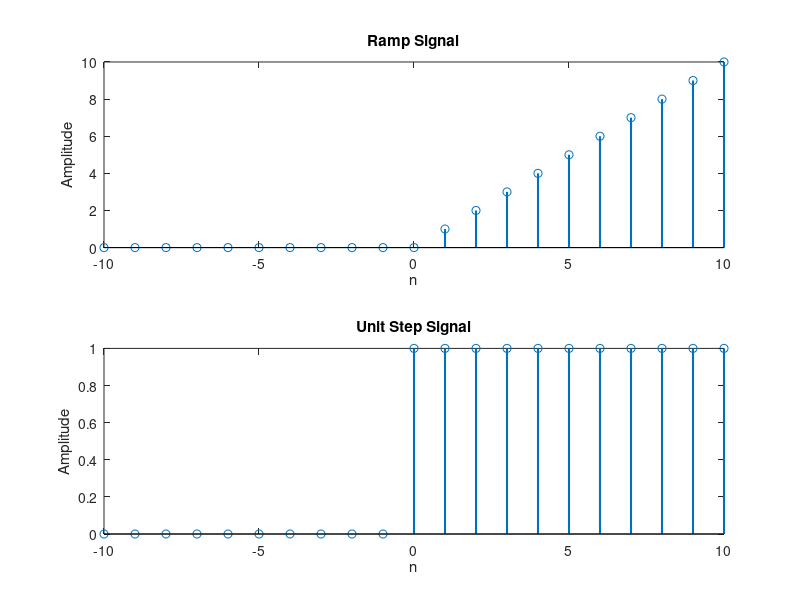
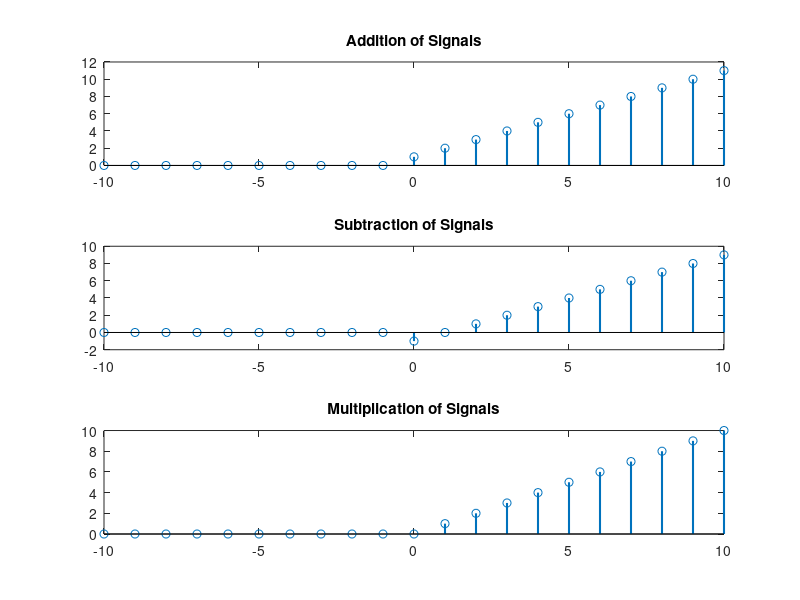
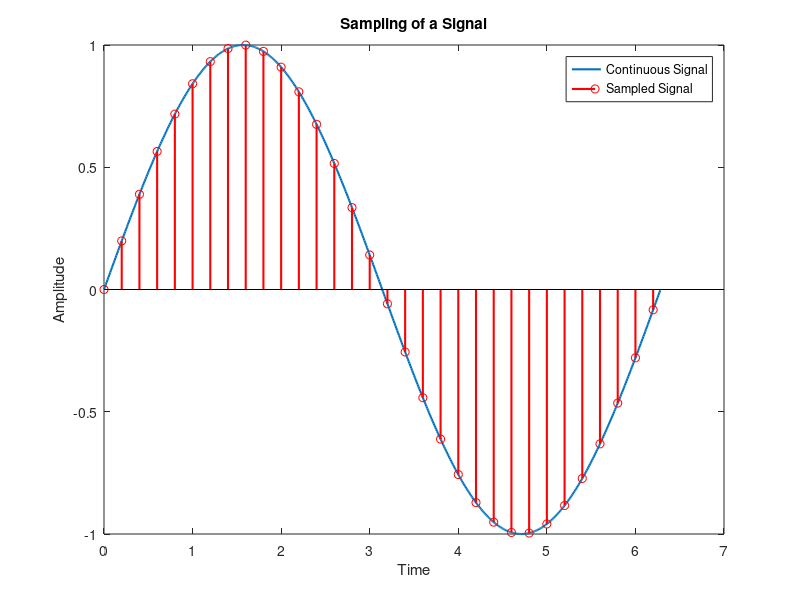
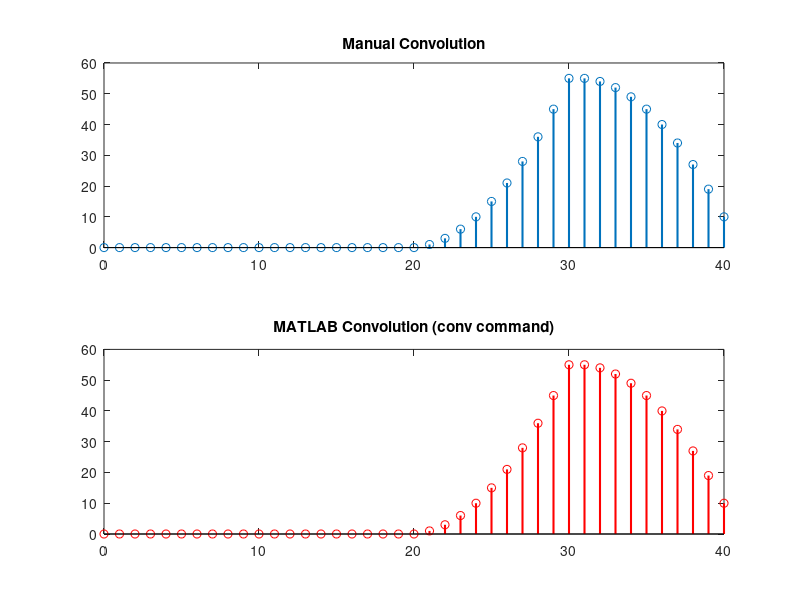

Write the MATLAB code that produced these figures, in order. (Note: this script raises an error after producing the figures.)
%1. SIGNALS GENERATION (RAMP, UNIT STEP), (EACH TEAM WORK ON ONLY THE TWO SIGNALS THAT MENTIONED TO IN THE PROJECT SHEET) 

% Parameters
n = -10:10; % Discrete time range

% Ramp Signal
ramp_signal = max(0, n);

% Unit Step Signal
unit_step_signal = double(n >= 0);

% Plot signals
figure;
subplot(2,1,1);
stem(n, ramp_signal, 'LineWidth', 1.5);
title('Ramp Signal');
xlabel('n'); ylabel('Amplitude');

subplot(2,1,2);
stem(n, unit_step_signal, 'LineWidth', 1.5);
title('Unit Step Signal');
xlabel('n'); ylabel('Amplitude');


% 2. ADDITION, SUBTRACTION, MULTIPLICATION OF DIFFERENT SIGNALS. (CHOOSE TWO OF THEM AND WORK ON THE NEW GENERATED SIGNALS)

% Addition
addition = ramp_signal + unit_step_signal;

% Subtraction
subtraction = ramp_signal - unit_step_signal;

% Multiplication
multiplication = ramp_signal .* unit_step_signal;

% Plot results
figure;
subplot(3,1,1);
stem(n, addition, 'LineWidth', 1.5);
title('Addition of Signals');

subplot(3,1,2);
stem(n, subtraction, 'LineWidth', 1.5);
title('Subtraction of Signals');

subplot(3,1,3);
stem(n, multiplication, 'LineWidth', 1.5);
title('Multiplication of Signals');


% 3. SAMPLING OF THE SIGNALS.

% Continuous signal (sine wave example)
t = 0:0.01:2*pi; % Continuous time
x_cont = sin(t);

% Sampled signal
T_s = 0.2; % Sampling interval
t_sampled = 0:T_s:2*pi;
x_sampled = sin(t_sampled);

% Plot continuous and sampled signals
figure;
plot(t, x_cont, 'LineWidth', 1.5); hold on;
stem(t_sampled, x_sampled, 'r', 'LineWidth', 1.5);
title('Sampling of a Signal');
legend('Continuous Signal', 'Sampled Signal');
xlabel('Time'); ylabel('Amplitude');


% 4. CONVOLUTION OF TWO SIGNALS USING FORMULA AND COMPARE THE RESULTS USING "CONVO" COMMAND.

% Example signals
x1 = unit_step_signal;
x2 = ramp_signal;

% Manual convolution
n_conv = 0:length(x1) + length(x2) - 2; % Range for convolution
conv_manual = conv(x1, x2);

% MATLAB convolution
conv_builtin = conv(x1, x2);

% Plot comparison
figure;
subplot(2,1,1);
stem(n_conv, conv_manual, 'LineWidth', 1.5);
title('Manual Convolution');

subplot(2,1,2);
stem(n_conv, conv_builtin, 'r', 'LineWidth', 1.5);
title('MATLAB Convolution (conv command)');



% 5. MAKE A FILTER (FOR EXAMPLE AVERAGING FILTER) AND PASS NOISY SIGNAL THROUGH IT. YOU CAN USE "FILTER" COMMAND FOR FILTRATION OF SIGNALS.

% Noisy signal
noise = rand(1, length(n));
noisy_signal = ramp_signal + noise;

% Averaging filter
M = 3; % Filter size
h = ones(1, M) / M;

% Filter the signal
filtered_signal = filter(h, 1, noisy_signal);

% Plot noisy and filtered signals
figure;
subplot(2,1,1);
stem(n, noisy_signal, 'LineWidth', 1.5);
title('Noisy Signal');

subplot(2,1,2);
stem(n, filtered_signal, 'LineWidth', 1.5);
title('Filtered Signal');



% 6. FIND FREQUENCY RESPONSE OF A SIGNAL USING COMMAND AND FORMULA.

% Frequency response of filter
[H, w] = freqz(h, 1, 512);

% Plot frequency response
figure;
plot(w/pi, abs(H), 'LineWidth', 1.5);
title('Frequency Response of the Averaging Filter');
xlabel('Normalized Frequency (\times \pi rad/sample)');
ylabel('Magnitude');


% 7. CALCULATE DISCRETE TIME FOURIER TRANSFORM AND ITS DIFFERENT PROPERTIES (LIKE CONVOLUTION, TIME SHIFTING).

% DTFT computation
omega = linspace(-pi, pi, 512); % Frequency range
X = fftshift(fft(ramp_signal, 512)); % DTFT using FFT

% Plot DTFT
figure;
plot(omega, abs(X), 'LineWidth', 1.5);
title('Discrete-Time Fourier Transform (DTFT)');
xlabel('Frequency (rad/sample)');
ylabel('Magnitude');



% 8. DISCRETE FOURIER TRANSFORM AND ITS PROPERTIES (E.G. 4,8,16- POINT DFT, DFT WITH ZERO PADDING).

% DFT
N = 8; % Points
dft_signal = fft(ramp_signal, N);

% Plot DFT
figure;
stem(0:N-1, abs(dft_signal), 'LineWidth', 1.5);
title('Discrete Fourier Transform (DFT)');
xlabel('Frequency Index');
ylabel('Magnitude');


% 9. THEN MOVE TO FILTERS AND FILTER A SIGNAL BY PASSING IT THROUGH DIFFERENT...
% 10-CALCULATE Z-TRANS

% Z-transform using symbolic math
syms z;
z_transform = sum(ramp_signal .* z.^(-n));

% Display Z-transform
disp('Z-Transform:');
disp(z_transform);
